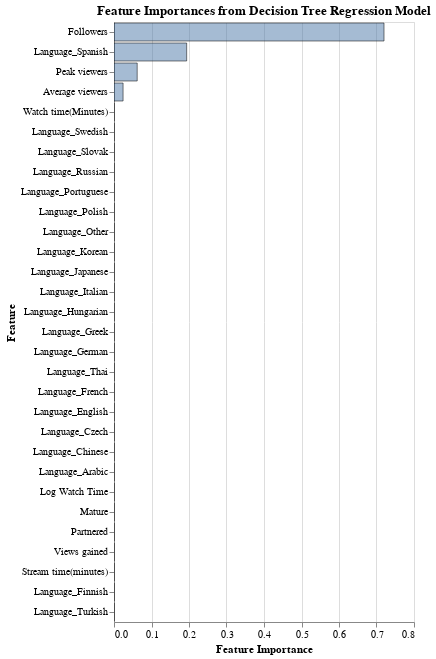

Write notebook code for a chart like this one.
### Code cell
alt.Chart(feat_imps1).mark_bar(opacity=0.5, strokeWidth=1, stroke='black').encode(
    y=alt.Y('feature:N', title='Feature', sort='-x'),
    x=alt.X('importance:Q', title='Feature Importance'),
    tooltip=['feature','importance']
).interactive().properties(title='Feature Importances from Decision Tree Regression Model')
#alt.savefig('Feature_Importance_Followers_gained.png')

### Figure 1 — Vega-Lite specification as saved in the notebook (floating-point values rounded to 4 significant figures)
{"config": {"view": {"continuousWidth": 300, "continuousHeight": 300}}, "data": {"name": "data-83fea0835112541e6e572969cf1519ae"}, "mark": {"type": "bar", "opacity": 0.5, "stroke": "black", "strokeWidth": 1}, "encoding": {"tooltip": [{"field": "feature", "type": "nominal"}, {"field": "importance", "type": "quantitative"}], "x": {"field": "importance", "title": "Feature Importance", "type": "quantitative"}, "y": {"field": "feature", "sort": "-x", "title": "Feature", "type": "nominal"}}, "params": [{"name": "param_21", "select": {"type": "interval", "encodings": ["x", "y"]}, "bind": "scales"}], "title": "Feature Importances from Decision Tree Regression Model", "$schema": "https://vega.github.io/schema/vega-lite/v5.20.1.json", "datasets": {"data-83fea0835112541e6e572969cf1519ae": [{"feature": "Watch time(Minutes)", "importance": 0.0}, {"feature": "Language_Swedish", "importance": 0.0}, {"feature": "Language_Slovak", "importance": 0.0}, {"feature": "Language_Russian", "importance": 0.0}, {"feature": "Language_Portuguese", "importance": 0.0}, {"feature": "Language_Polish", "importance": 0.0}, {"feature": "Language_Other", "importance": 0.0}, {"feature": "Language_Korean", "importance": 0.0}, {"feature": "Language_Japanese", "importance": 0.0}, {"feature": "Language_Italian", "importance": 0.0}, {"feature": "Language_Hungarian", "importance": 0.0}, {"feature": "Language_Greek", "importance": 0.0}, {"feature": "Language_German", "importance": 0.0}, {"feature": "Language_Thai", "importance": 0.0}, {"feature": "Language_French", "importance": 0.0}, {"feature": "Language_English", "importance": 0.0}, {"feature": "Language_Czech", "importance": 0.0}, {"feature": "Language_Chinese", "importance": 0.0}, {"feature": "Language_Arabic", "importance": 0.0}, {"feature": "Log Watch Time", "importance": 0.0}, {"feature": "Mature", "importance": 0.0}, {"feature": "Partnered", "importance": 0.0}, {"feature": "Views gained", "importance": 0.0}, {"feature": "Stream time(minutes)", "importance": 0.0}, {"feature": "Language_Finnish", "importance": 0.0}, {"feature": "Language_Turkish", "importance": 0.0}, {"feature": "Average viewers", "importance": 0.02424}, {"feature": "Peak viewers", "importance": 0.0619}, {"feature": "Language_Spanish", "importance": 0.1938}, {"feature": "Followers", "importance": 0.72}]}}
